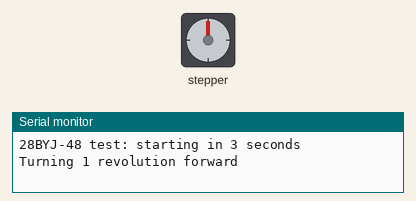
This sketch was run on a simulated Arduino Uno, built with avr-gcc and run on an emulated ATmega328P. Shown: stepper motor, the last lines printed to the serial monitor. Wiring (inferred from the names in the program): stepper motor (2048 steps per turn assumed): coils pin 8, pin 9, pin 10, pin 11.

Above: at 3.05 s.
At 5.05 s:
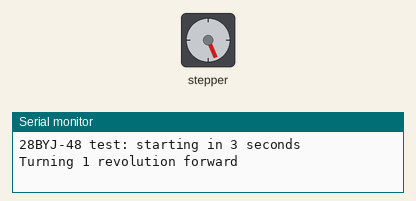
At 7.1 s:
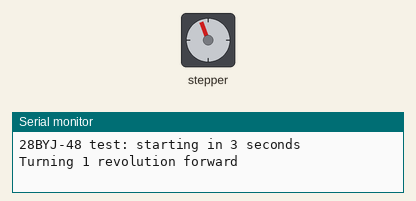
At 12.1 s:
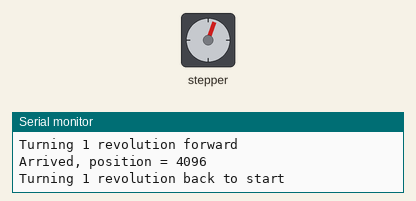
Timing chart, 0 to 16.4 s (numbered marks = the images above):
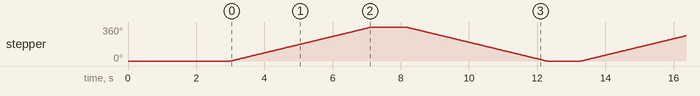

The sketch:

motor_test.ino
```cpp
// 28BYJ-48 + ULN2003 test for the Uno clone.
// Wiring: IN1 -> D8, IN2 -> D9, IN3 -> D10, IN4 -> D11,
//         ULN2003 "+" -> 5V, "-" -> GND, motor plug into the white socket.
// Turns one revolution forward, rests, turns back to the start, rests, repeats.
// Open the serial monitor at 9600 baud.

const uint8_t MOTOR_PINS[4] = {8, 9, 10, 11};  // IN1, IN2, IN3, IN4

// Half-step sequence: 8 steps per cycle, about 4096 steps per output-shaft revolution.
const uint8_t HALF_STEPS[8][4] = {
  {1, 0, 0, 0},
  {1, 1, 0, 0},
  {0, 1, 0, 0},
  {0, 1, 1, 0},
  {0, 0, 1, 0},
  {0, 0, 1, 1},
  {0, 0, 0, 1},
  {1, 0, 0, 1},
};

const long STEPS_PER_REV = 4096;
const unsigned long STEP_INTERVAL_US = 1000;  // ~15 RPM; much below this the motor may stall or skip
const unsigned long REST_MS = 1000;

long position = 0;        // steps from the start position
long target = 0;          // where the motor is heading
uint8_t phase = 0;        // index into HALF_STEPS
unsigned long lastStepUs = 0;
unsigned long restUntilMs = 0;
bool forward = true;

void applyPhase(uint8_t p) {
  for (uint8_t i = 0; i < 4; i++) {
    digitalWrite(MOTOR_PINS[i], HALF_STEPS[p][i]);
  }
}

void releaseMotor() {  // all coils off: no holding torque, no heat
  for (uint8_t i = 0; i < 4; i++) {
    digitalWrite(MOTOR_PINS[i], LOW);
  }
}

// Take at most one step toward target. Returns true while still moving.
bool runMotor() {
  if (position == target) return false;
  if (micros() - lastStepUs < STEP_INTERVAL_US) return true;
  lastStepUs = micros();

  if (target > position) {
    phase = (phase + 1) % 8;
    position++;
  } else {
    phase = (phase + 7) % 8;  // same as phase - 1, wrapping 0 -> 7
    position--;
  }
  applyPhase(phase);
  return true;
}

void setup() {
  Serial.begin(9600);
  for (uint8_t i = 0; i < 4; i++) {
    pinMode(MOTOR_PINS[i], OUTPUT);
  }
  releaseMotor();

  Serial.println(F("28BYJ-48 test: starting in 3 seconds"));
  delay(3000);
  applyPhase(phase);
  target = STEPS_PER_REV;
  Serial.println(F("Turning 1 revolution forward"));
}

void loop() {
  if (runMotor()) return;

  // Arrived at the target.
  if (restUntilMs == 0) {
    releaseMotor();
    Serial.print(F("Arrived, position = "));
    Serial.println(position);
    restUntilMs = millis() + REST_MS;
    return;
  }
  if ((long)(millis() - restUntilMs) < 0) return;  // still resting

  // Rest over: head the other way.
  restUntilMs = 0;
  forward = !forward;
  target = forward ? STEPS_PER_REV : 0;
  applyPhase(phase);
  Serial.println(forward ? F("Turning 1 revolution forward")
                           : F("Turning 1 revolution back to start"));
}
```

Measured:
- by itself, stepper: turns 360° clockwise in 4.1 s, then 360° counter-clockwise in 4.1 s, repeating every 10.3 s
